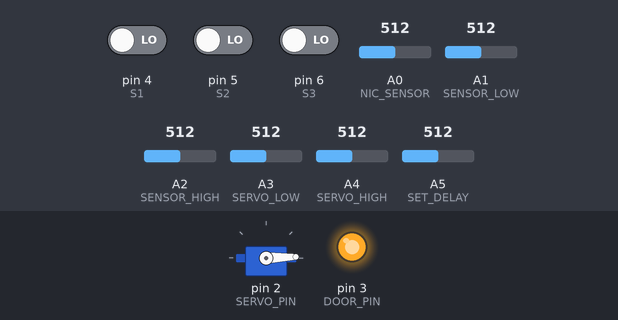
A sketch run on a simulated Arduino Uno, built with avr-gcc and run on an emulated ATmega328P. Parts: servo, output pins drawn as LEDs (lit = HIGH). The test bench sets the inputs (shaded band); at power-on: pin 4 (S1) LOW, pin 5 (S2) LOW, pin 6 (S3) LOW, A0 (NIC_SENSOR) = 512, A1 (SENSOR_LOW) = 512, A2 (SENSOR_HIGH) = 512, A3 (SERVO_LOW) = 512, A4 (SERVO_HIGH) = 512, A5 (SET_DELAY) = 512. Random numbers use the default seed unless the sketch sets one; what the sketch prints to the serial monitor is not drawn.

Above: at 50.75 s.
Timing chart, 0 to 55.1 s (numbered marks = the images above):
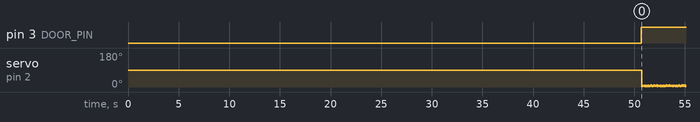

Measured:
- by itself, pin 3 (DOOR_PIN): LOW → HIGH at 50.7 s
- by itself, servo on pin 2 (SERVO_PIN): ramps from 1° to 11° and jumps back, once every 0.15 s

The sketch:

BlowerServoSensor.ino
```cpp
#include <Servo.h>
Servo myservo;
#define readingNumbers 10
#define readingNumberSensor 9
#define MODE_AUTO     2
#define MODE_OPEN     1
#define MODE_CLOSE    0
#define DOOR_OPENED   1
#define DOOR_CLOSED   0
byte mode = MODE_AUTO;  //Current mode of the system to know how the servo should be set
byte door = DOOR_CLOSED;  //Current mode of the system to know how the servo should be set
byte door_current = DOOR_CLOSED;  //Current mode of the system to know how the servo should be set

byte readIndex = 0;
byte readingGood = 0;
int readTotal=0;
int readAvg[readingNumberSensor];
byte servo_low=0;
byte servo_high=0;
byte servo_current=0;
byte servo_to=0;
int readSensor[readingNumberSensor][readingNumbers];
#define NIC_SENSOR_I  0
#define SENSOR_LOW_I  1
#define SENSOR_HIGH_I 2
#define SERVO_LOW_I   3
#define SERVO_HIGH_I  4
#define SET_DELAY_I   5
#define SWITCH_1_I    6
#define SWITCH_2_I    7
#define SWITCH_3_I    8
#define BLOWER_VERSION "0.11 BETA"

#define  NIC_SENSOR    A0
// non invasive current sensor
#define  SENSOR_LOW    A1
// SET 1
#define  SENSOR_HIGH   A2
// SET 2
#define  SERVO_LOW     A3
// SET 3
#define  SERVO_HIGH    A4
// SET 4
#define  SET_DELAY     A5
// Delay Off Timer
#define  SERVO_PIN     2
//
#define  DOOR_PIN      3
//
#define  S1            4
//
#define  S2            5
//
#define  S3            6
//
char buf[200];

//Function to see of the Analog servo location has chagend enought to update the servo
bool servoEqual(int a, int b)
{
  int difference;
  difference = a - b;
  if (difference > 10) return true;
  if (difference < -10 ) return true;
  return false;
}


void read_sensors() {
    readSensor[NIC_SENSOR_I ][readIndex] = analogRead(NIC_SENSOR);
    readSensor[SENSOR_LOW_I ][readIndex] = analogRead(SENSOR_LOW);
    readSensor[SENSOR_HIGH_I][readIndex] = analogRead(SENSOR_HIGH);
    readSensor[SERVO_LOW_I  ][readIndex] = analogRead(SERVO_LOW);
    readSensor[SERVO_HIGH_I ][readIndex] = analogRead(SERVO_HIGH);
    readSensor[SET_DELAY_I  ][readIndex] = analogRead(SET_DELAY);
    readSensor[SWITCH_1_I   ][readIndex] = digitalRead(S1);
    readSensor[SWITCH_2_I   ][readIndex] = digitalRead(S2);
    readSensor[SWITCH_3_I   ][readIndex] = digitalRead(S3);
    if (readIndex>=readingNumbers)
    {
      readIndex=0;
    }else{
      readIndex = readIndex + 1;
    }
    for (byte i = 0; i < readingNumberSensor ; i++) {
      readTotal = 0;
      for (byte thisReading = 0; thisReading < readingNumbers ; thisReading++) {
        readTotal = readTotal + readSensor[i][thisReading];
      }
      if(readTotal>0)
      {
        readAvg[i] = (readTotal / readingNumbers);
      }else{
        readAvg[i] = 0;
      }
    }
    servo_low =  map(readAvg[SERVO_LOW_I ],0,1024,0,180);
    servo_high = map(readAvg[SERVO_HIGH_I],0,1024,0,180);
    readAvg[SWITCH_1_I] = constrain(readAvg[SWITCH_1_I],0,1);
    readAvg[SWITCH_2_I] = constrain(readAvg[SWITCH_2_I],0,1);
    readAvg[SWITCH_3_I] = constrain(readAvg[SWITCH_3_I],0,1);

}
void setup() {
  Serial.begin(115200);
  pinMode(DOOR_PIN, OUTPUT);
  pinMode(S1, INPUT);
  pinMode(S2, INPUT);
  pinMode(S3, INPUT);

  Serial.print ( F("Blower Controller Version: ") );
  Serial.println ( BLOWER_VERSION );
  Serial.println ( F("Created By Jason Chambers") );
  Serial.println ( F("Warning - This device does not contain any Emergency Control or Fail-Safe Functions. This device should not be used as a life safety system.") );

  delay(100);
  //Pre fill the sensor buffer so the servos have a good setting to move too
  for (byte x = 0; x < (readingNumbers*2) ; x++) {
    read_sensors();
    for (byte i = 0; i < readingNumberSensor ; i++) {
      readTotal = readTotal + readAvg[i];
    }
  }
  //Create a random number to delay/prevent all the servos from turning on at the smae time

  Serial.print("Random delay of ");
  randomSeed(readTotal);
  readTotal = random(1, 10);
  readTotal = readTotal * random(100, 1000);
  Serial.print(readTotal);
  Serial.print(" ms before starting servo");
  delay(readTotal);
  myservo.attach(SERVO_PIN);
  myservo.write(servo_low);
  servo_current = servo_low;
  servo_to = servo_low;
  delay(50000);

}
void loop() {
  read_sensors();
  if(1)
  {
    sprintf(buf
            , " NIC: %04d SEN_LOW: %04d SEN_HIGH: %04d SER_LOW: %04d SER_HIGH: %04d DELAY: %04d SW_1: %04d SW_2: %04d SW_3: %04d servo_current: %04d  servo_to: %04d "
            , readAvg[NIC_SENSOR_I]
            , readAvg[SENSOR_LOW_I]
            , readAvg[SENSOR_HIGH_I]
            , readAvg[SERVO_LOW_I]
            , readAvg[SERVO_HIGH_I]
            , readAvg[SET_DELAY_I]
            , readAvg[SWITCH_1_I]
            , readAvg[SWITCH_2_I]
            , readAvg[SWITCH_3_I]
            , servo_current
            , servo_to
            );

  }
  Serial.print(buf);
  //Check the Switches for what mode we are in:
  if(readAvg[SWITCH_1_I] == 0)
  {
    //Force Open
    Serial.print(F(" MODE: OPEN "));
    mode = MODE_OPEN;
    servo_to = servo_high;
    door = DOOR_OPENED;
  }else if(readAvg[SWITCH_2_I] == 0)
  {
    //Auto Mode
    Serial.print(F(" MODE: AUTO "));
    if(mode != MODE_AUTO)
    {
      servo_to = servo_low;
      digitalWrite(DOOR_PIN, LOW);
    }
    mode = MODE_AUTO;
    //Check the NIC Sensor vs the set limits:
    if (readAvg[NIC_SENSOR_I] >= readAvg[SENSOR_HIGH_I])
    {
      servo_to = servo_high;
      door = DOOR_OPENED;
    }else if (readAvg[NIC_SENSOR_I] <= readAvg[SENSOR_LOW_I])
    {
      servo_to = servo_low;
      door = DOOR_CLOSED;
    }

  }else if(readAvg[SWITCH_3_I] == 0)
  {
    //Force Closed
    Serial.print(F(" MODE: CLOSED "));
    mode = MODE_CLOSE;
    servo_to = servo_low;
    door = DOOR_CLOSED;
  }


  if(door !=door_current)
  {
    //To Do Add delay logic
    digitalWrite(DOOR_PIN, door);
    door = door_current;
  }
  //Check to see if the servo needs to be moved, if so move it 1deg each loop
  if(servoEqual(servo_to, servo_current)==true)
  {
    if(servo_current<servo_to)
    {
        servo_current = servo_current + 1;
        myservo.write(servo_current);
    }else{
        servo_current = servo_current - 1;
        myservo.write(servo_current);
    }
  }
  Serial.println();

}
```
